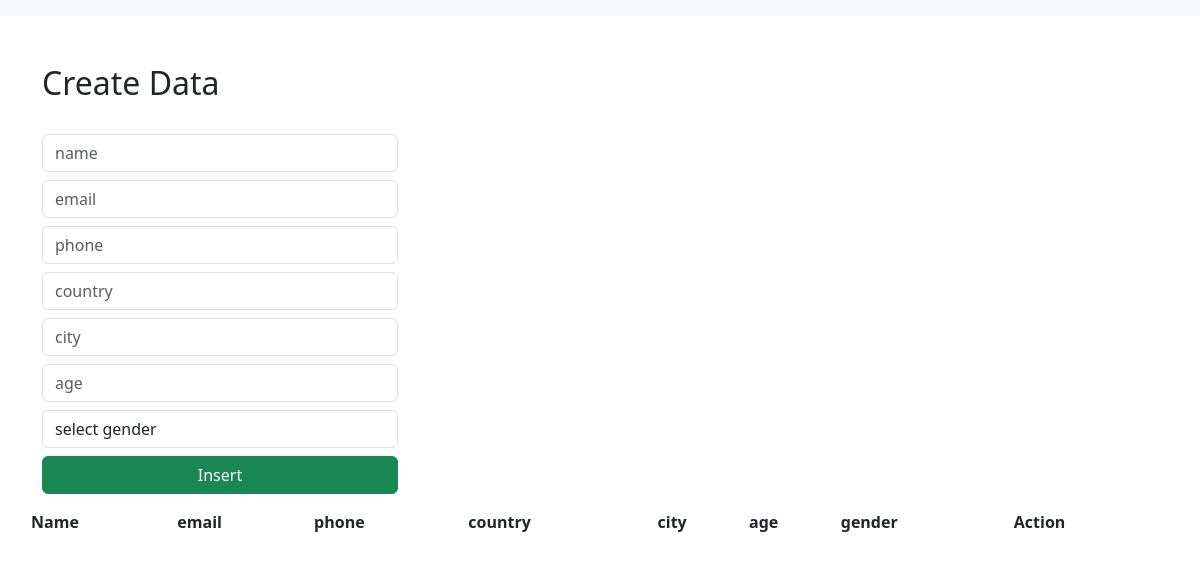
Before: / with the older database file.
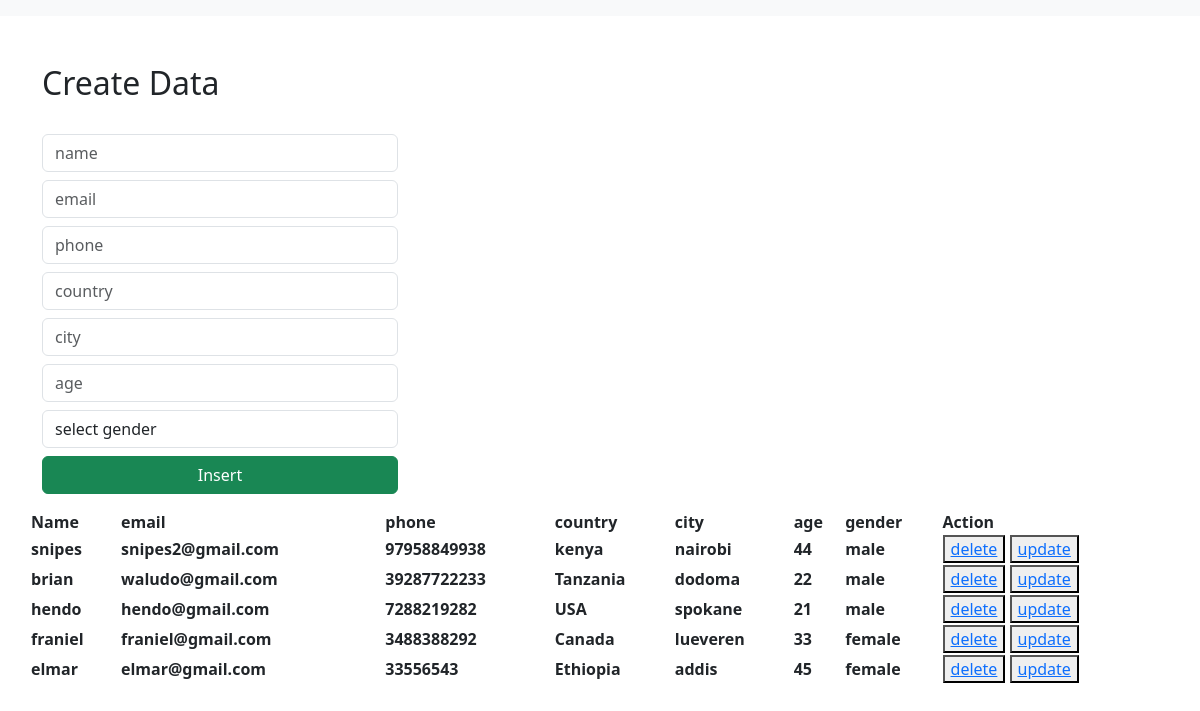
After: the same page with the newer database file.
### Sakaidjango/models.py (models this page shows)
class People(models.Model):
    name = models.CharField(max_length=30, blank=False, null=False)
    email = models.EmailField()
    phone = models.IntegerField(default=1)
    country = models.CharField(max_length=9, blank=False, default="kenya")
    city = models.CharField(max_length=9, blank=False, default="nairobi")
    age = models.IntegerField()
    gender = models.CharField(max_length=30, blank=False, null=False)

### Sakaidjango/views.py (the view)
# urls.py: path('', views.indexpage, name='index'),
def indexpage(request):
    data = People.objects.all()
    context = {"data": data}
    return render(request, "index.html", context)

### templates/index.html (shortened to what this page needs)
<html lang="en">
    <link href="https://cdn.jsdelivr.net/npm/bootstrap@5.3.0-alpha1/dist/css/bootstrap.min.css" rel="stylesheet">
  <head>
  </head>
  <body>
    <nav class="navbar navbar-expand-lg bg-body-tertiary">
      </nav>
      <div class="container mt-5">
        <div class="row">
            <div class="col-md-4">
                <h2>Create Data</h2>
                <br>
                <form action="/insert" method="post">
                    <div class="form-group">
                        <input type="text" class="form-control" placeholder="name" name="name" required>
                    </div>
                      <div class="form-group">
                        <input type="email" class="form-control  mt-2" placeholder="email" name="email" required>
                    </div>
                    <div class="form-group">
                        <input type="number" class="form-control  mt-2" placeholder="phone" name="phone" required>
                    </div>
                    <div class="form-group">
                        <input type="text" class="form-control  mt-2" placeholder="country" name="country" required>
                    </div>
                    <div class="form-group">
                        <input type="text" class="form-control  mt-2" placeholder="city" name="city" required>
                    </div>
                    <div class="form-group">
                        <input type="number" class="form-control  mt-2" placeholder="age" name="age" required>
                    </div>
                    <div class="form-group mt-2">
                        <select id="gender" name="gender" class="form-control" required>
                            <option selected>select gender</option>
                        </select>
                    </div>
                    <div class="d-grid gap-2">
                        <button class="btn btn-success mt-2" type="submit">Insert</button>
                    </div>
                </form>
            </div>
           <table>
               <tr>
                   <th>Name</th>
                   <th>email</th>
                   <th>phone</th>
                   <th>country</th>
                   <th>city</th>
                   <th>age</th>
                   <th>gender</th>
                   <th>Action</th>
               {% for d in data %}
               </tr>
                   <th>{{ d.name }}</th>
                   <th>{{ d.email }}</th>
                   <th>{{ d.phone }}</th>
                   <th>{{ d.country }}</th>
                   <th>{{ d.city }}</th>
                   <th>{{ d.age }}</th>
                   <th>{{ d.gender }}</th>
               <th>
                   <button>
                       <a href="/delete/{{ d.id }}">delete</a>
                   </button>
                   <button>
                       <a href="/update/{{ d.id }}">update</a>
                   </button>
               </th>
               {% endfor %}
           </table>
            </div>
        </div>
  </body>
</html>

Changed rows visible on the page:
added People: name "snipes", email "snipes2@gmail.com", phone "97958849938", country "kenya", city "nairobi", age "44", gender "male"
added People: name "brian", email "waludo@gmail.com", phone "39287722233", country "Tanzania", city "dodoma", age "22", gender "male"
added People: name "hendo", email "hendo@gmail.com", phone "7288219282", country "USA", city "spokane", age "21", gender "male"
added People: name "franiel", email "franiel@gmail.com", phone "3488388292", country "Canada", city "lueveren", age "33", gender "female"
added People: name "elmar", email "elmar@gmail.com", phone "33556543", country "Ethiopia", city "addis", age "45", gender "female"
